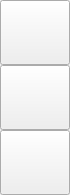
           <widget class="QFrame" name="frame_left_menu">
            <property name="sizePolicy">
             <sizepolicy hsizetype="Preferred" vsizetype="Preferred">
              <horstretch>0</horstretch>
              <verstretch>0</verstretch>
             </sizepolicy>
            </property>
            <property name="minimumSize">
             <size>
              <width>70</width>
              <height>0</height>
             </size>
            </property>
            <property name="maximumSize">
             <size>
              <width>70</width>
              <height>16777215</height>
             </size>
            </property>
            <property name="layoutDirection">
             <enum>Qt::LeftToRight</enum>
            </property>
            <property name="styleSheet">
             <string notr="true"/>
            </property>
            <property name="frameShape">
             <enum>QFrame::NoFrame</enum>
            </property>
            <property name="frameShadow">
             <enum>QFrame::Sunken</enum>
            </property>
            <layout class="QVBoxLayout" name="verticalLayout_7">
             <property name="spacing">
              <number>0</number>
             </property>
             <property name="leftMargin">
              <number>0</number>
             </property>
             <property name="topMargin">
              <number>0</number>
             </property>
             <property name="rightMargin">
              <number>0</number>
             </property>
             <property name="bottomMargin">
              <number>0</number>
             </property>
             <item>
              <widget class="QFrame" name="frame_menus">
               <property name="styleSheet">
                <string notr="true"/>
               </property>
               <property name="frameShape">
                <enum>QFrame::NoFrame</enum>
               </property>
               <property name="frameShadow">
                <enum>QFrame::Raised</enum>
               </property>
               <layout class="QVBoxLayout" name="verticalLayout_21">
                <property name="spacing">
                 <number>0</number>
                </property>
                <property name="leftMargin">
                 <number>0</number>
                </property>
                <property name="topMargin">
                 <number>0</number>
                </property>
                <property name="rightMargin">
                 <number>0</number>
                </property>
                <property name="bottomMargin">
                 <number>0</number>
                </property>
               </layout>
              </widget>
             </item>
             <item>
              <widget class="QPushButton" name="btn_toggle_comment_2">
               <property name="sizePolicy">
                <sizepolicy hsizetype="Expanding" vsizetype="Expanding">
                 <horstretch>0</horstretch>
                 <verstretch>0</verstretch>
                </sizepolicy>
               </property>
               <property name="minimumSize">
                <size>
                 <width>0</width>
                 <height>65</height>
                </size>
               </property>
               <property name="maximumSize">
                <size>
                 <width>70</width>
                 <height>65</height>
                </size>
               </property>
               <property name="toolTip">
                <string>&lt;html&gt;&lt;head/&gt;&lt;body&gt;&lt;p&gt;&lt;span style=&quot; font-size:14pt; color:#bcc0c3;&quot;&gt;Nhập comment&lt;/span&gt;&lt;/p&gt;&lt;/body&gt;&lt;/html&gt;</string>
               </property>
               <property name="toolTipDuration">
                <number>-3</number>
               </property>
               <property name="styleSheet">
                <string notr="true">background-image: url(:/24x24/icon/24x24/cil-comment-square.png);
background-repeat:none;
background-position:center;</string>
               </property>
               <property name="text">
                <string/>
               </property>
               <property name="shortcut">
                <string>Ctrl+B</string>
               </property>
              </widget>
             </item>
             <item>
              <widget class="QPushButton" name="btn_toggle_comment">
               <property name="sizePolicy">
                <sizepolicy hsizetype="Expanding" vsizetype="Expanding">
                 <horstretch>0</horstretch>
                 <verstretch>0</verstretch>
                </sizepolicy>
               </property>
               <property name="minimumSize">
                <size>
                 <width>0</width>
                 <height>65</height>
                </size>
               </property>
               <property name="maximumSize">
                <size>
                 <width>70</width>
                 <height>65</height>
                </size>
               </property>
               <property name="toolTip">
                <string>&lt;html&gt;&lt;head/&gt;&lt;body&gt;&lt;p&gt;&lt;span style=&quot; font-size:14pt; color:#bcc0c3;&quot;&gt;Nhập comment&lt;/span&gt;&lt;/p&gt;&lt;/body&gt;&lt;/html&gt;</string>
               </property>
               <property name="toolTipDuration">
                <number>-3</number>
               </property>
               <property name="styleSheet">
                <string notr="true"/>
               </property>
               <property name="text">
                <string/>
               </property>
               <property name="shortcut">
                <string>Ctrl+B</string>
               </property>
              </widget>
             </item>
             <item>
              <widget class="QPushButton" name="btn_toggle_options">
               <property name="sizePolicy">
                <sizepolicy hsizetype="Expanding" vsizetype="Expanding">
                 <horstretch>0</horstretch>
                 <verstretch>0</verstretch>
                </sizepolicy>
               </property>
               <property name="minimumSize">
                <size>
                 <width>0</width>
                 <height>65</height>
                </size>
               </property>
               <property name="maximumSize">
                <size>
                 <width>70</width>
                 <height>65</height>
                </size>
               </property>
               <property name="toolTip">
                <string>&lt;html&gt;&lt;head/&gt;&lt;body&gt;&lt;p&gt;&lt;span style=&quot; font-size:14pt; color:#bcc0c3;&quot;&gt;Cài đặt chung&lt;/span&gt;&lt;/p&gt;&lt;/body&gt;&lt;/html&gt;</string>
               </property>
               <property name="toolTipDuration">
                <number>-3</number>
               </property>
               <property name="styleSheet">
                <string notr="true"/>
               </property>
               <property name="text">
                <string/>
               </property>
              </widget>
             </item>
            </layout>
           </widget>
